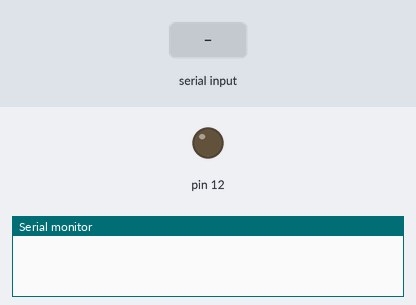
Recording of a sketch running on a simulated Arduino Uno, built with avr-gcc and run on an emulated ATmega328P. Shown: output pins drawn as LEDs (lit = HIGH), the last lines printed to the serial monitor. The test bench sets the inputs (shaded band).

Above: at 1.2 s.
1.3 s: "L" received over Serial
At 2.5 s:
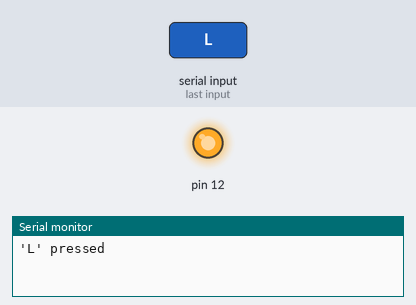
2.8 s: "H" received over Serial
At 3.9 s:
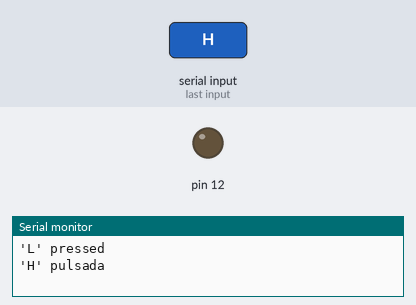
Timing chart, 0 to 5.8 s (numbered marks = the images above; inputs shaded):
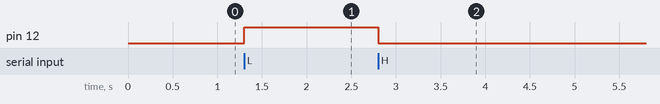

The sketch:

Serial-raspi.ino
```cpp
void setup () {
      Serial.begin(9600); //Inicializo el puerto serial a 9600 baudios
      pinMode(12, OUTPUT);
}
void loop () {
      if (Serial.available()) { //Si está disponible
            char c = Serial.read(); //Guardamos la lectura en una variable char
            if (c == 'H') { //Si es una 'H', enciendo el LED
                  Serial.println("'H' pulsada");
                  digitalWrite(12, LOW);
            } else if (c == 'L') { //Si es una 'L', apago el LED
                  Serial.println("'L' pressed");
                  digitalWrite(12, HIGH);
            } else {
                  Serial.println("Caracter no reconocido");
            }
      }
}
```

Measured:
- after the input at 1.3 s, pin 12: LOW → HIGH at once
- after the input at 2.8 s, pin 12: HIGH → LOW at once
